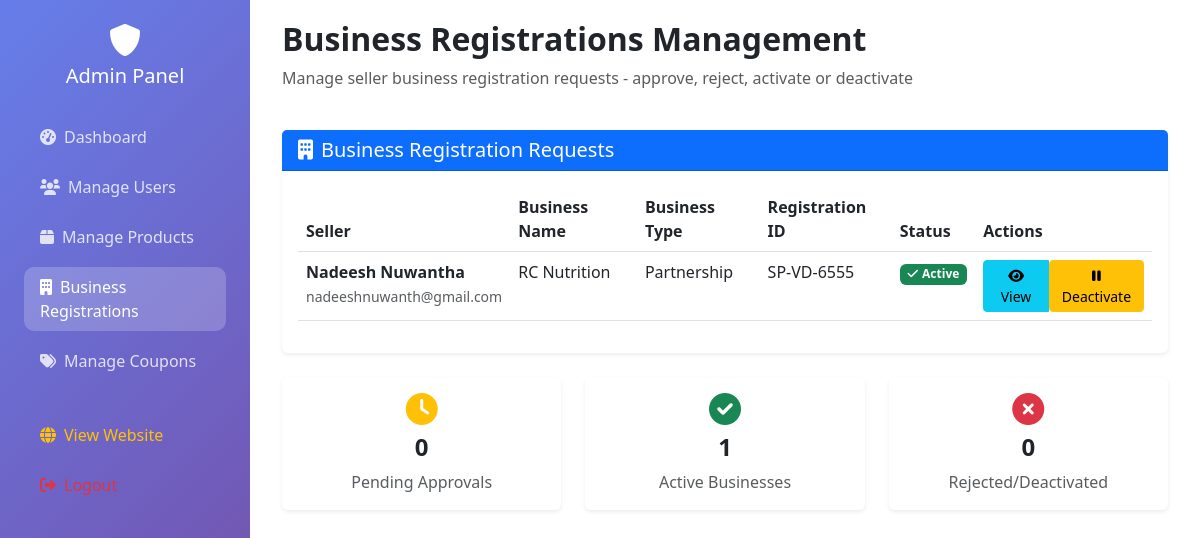
/admin/business-registrations.php (signed in), run on an earlier commit of the app's database.
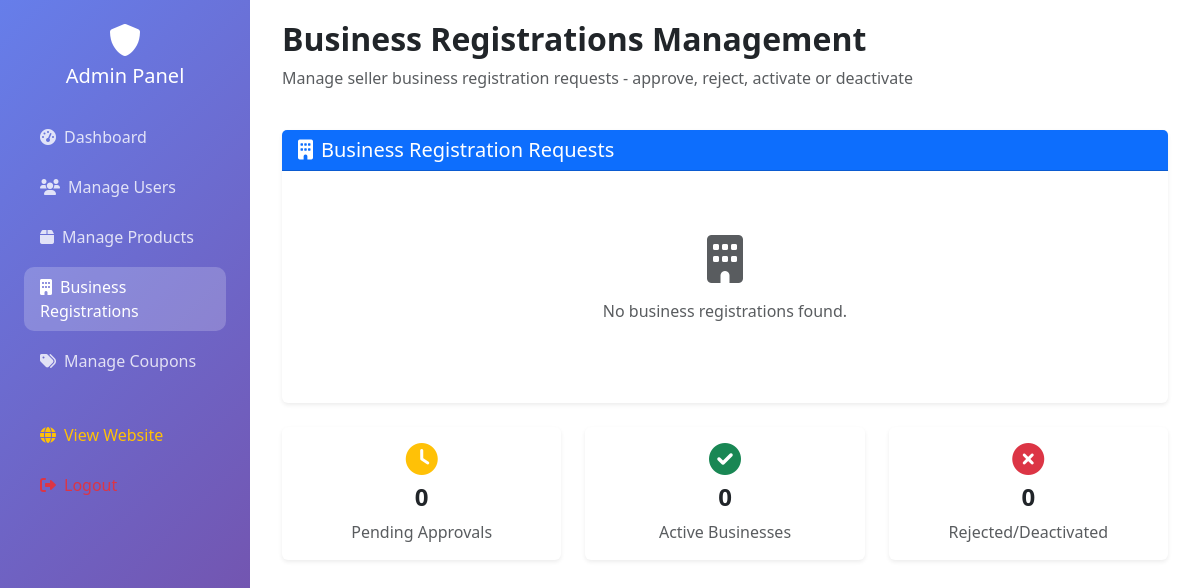
And on a later commit of the database.
### tables this page shows
CREATE TABLE IF NOT EXISTS `businessregistration` (
  `id` int UNSIGNED NOT NULL AUTO_INCREMENT,
  `user_id` varchar(30) NOT NULL,
  `bname` varchar(30) NOT NULL,
  `date` date NOT NULL,
  `bnumber` int NOT NULL,
  `bregid` varchar(15) NOT NULL,
  `btype` varchar(255) NOT NULL,
  `bcertificate` varchar(255) NOT NULL,
  `blogo` varchar(255) DEFAULT NULL,
  `approve` tinyint(1) NOT NULL DEFAULT '0',
  PRIMARY KEY (`id`),
  KEY `fk_business_user` (`user_id`)
);

CREATE TABLE IF NOT EXISTS `users` (
  `id` int NOT NULL AUTO_INCREMENT,
  `user_id` varchar(30) NOT NULL,
  `firstname` varchar(20) NOT NULL,
  `lastname` varchar(20) NOT NULL,
  `username` varchar(30) NOT NULL,
  `email` varchar(100) NOT NULL,
  `password` varchar(255) NOT NULL,
  `image` varchar(255) DEFAULT NULL,
  `type` varchar(20) NOT NULL,
  `approve` tinyint(1) NOT NULL DEFAULT '0',
  PRIMARY KEY (`id`),
  UNIQUE KEY `uq_users_user_id` (`user_id`),
  UNIQUE KEY `uq_users_email` (`email`)
);

### admin/business-registrations.php (the view, shortened to what the changed rows need)
<?php
include_once("../include/connection.php");
$registrations_query = "SELECT br.*, u.firstname, u.lastname, u.email, u.username
                       FROM businessregistration br
                       JOIN users u ON br.user_id = u.user_id
                       ORDER BY br.id DESC";
$registrations_result = mysqli_query($conn, $registrations_query);
?>
<!DOCTYPE html>
<html lang="en">
<head>
    <link href="https://cdn.jsdelivr.net/npm/bootstrap@5.3.0/dist/css/bootstrap.min.css" rel="stylesheet">
    <link rel="stylesheet" href="https://cdnjs.cloudflare.com/ajax/libs/font-awesome/6.0.0/css/all.min.css">
</head>
<body>
    <div class="main-content">
        <div class="container-fluid">
            <div class="row mb-4">
                <div class="col-12">
                    <h2 class="fw-bold text-dark">Business Registrations Management</h2>
                </div>
            </div>
            <div class="card border-0 shadow-sm">
                <div class="card-body">
                    <?php if(mysqli_num_rows($registrations_result) > 0): ?>
                        <div class="table-responsive">
                            <table class="table table-hover">
                                <thead>
                                    <tr>
                                        <th>Seller</th>
                                        <th>Business Name</th>
                                        <th>Business Type</th>
                                        <th>Registration ID</th>
                                        <th>Status</th>
                                        <th>Actions</th>
                                    </tr>
                                </thead>
                                <tbody>
                                    <?php while($row = mysqli_fetch_assoc($registrations_result)): ?>
                                    <tr>
                                        <td>
                                            <strong><?php echo $row['firstname'] . ' ' . $row['lastname']; ?></strong><br>
                                            <small class="text-muted"><?php echo $row['email']; ?></small>
                                        </td>
                                        <td><?php echo $row['bname']; ?></td>
                                        <td><?php echo $row['btype']; ?></td>
                                        <td><?php echo $row['bregid']; ?></td>
                                        <td>
                                            <?php if($row['approve'] == 1): ?>
                                                <span class="badge bg-success"><i class="fas fa-check me-1"></i>Active</span>
                                            <?php elseif($row['approve'] == -1): ?>
                                                <span class="badge bg-danger"><i class="fas fa-times me-1"></i>Rejected</span>
                                            <?php else: ?>
                                                <span class="badge bg-warning"><i class="fas fa-clock me-1"></i>Pending</span>
                                            <?php endif; ?>
                                        </td>
                                        <td>
                                            <div class="btn-group" role="group">
                                                <button class="btn btn-sm btn-info" data-bs-toggle="modal" data-bs-target="#viewModal<?php echo $row['user_id']; ?>">
                                                    <i class="fas fa-eye"></i> View
                                                </button>
                                                <?php if($row['approve'] == 0): ?>
                                                    <form method="POST" style="display: inline;">
                                                        <input type="hidden" name="user_id" value="<?php echo $row['user_id']; ?>">
                                                        <button type="submit" name="action" value="approve" class="btn btn-sm btn-success" onclick="return confirm('Approve this business registration?')">
                                                            <i class="fas fa-check"></i> Approve
                                                        </button>
                                                        <button type="submit" name="action" value="reject" class="btn btn-sm btn-danger" onclick="return confirm('Reject this business registration?')">
                                                            <i class="fas fa-times"></i> Reject
                                                        </button>
                                                    </form>
                                                <?php elseif($row['approve'] == 1): ?>
                                                    <form method="POST" style="display: inline;">
                                                        <button type="submit" name="action" value="deactivate" class="btn btn-sm btn-warning" onclick="return confirm('Deactivate this business registration? The seller will not be able to sell products.')">
                                                            <i class="fas fa-pause"></i> Deactivate
                                                        </button>
                                                    </form>
                                                <?php endif; ?>
                                            </div>
                                        </td>
                                    </tr>
                                    <?php endwhile; ?>
                                </tbody>
                            </table>
                        </div>
                    <?php else: ?>
                        <div class="text-center py-5">
                            <i class="fas fa-building fa-3x text-muted mb-3"></i>
                            <p class="text-muted">No business registrations found.</p>
                        </div>
                    <?php endif; ?>
                </div>
            </div>
            <div class="row mt-4">
                <?php
                $active_count = mysqli_num_rows(mysqli_query($conn, "SELECT * FROM businessregistration WHERE approve = 1"));
                ?>
                <div class="col-md-4">
                    <div class="card border-0 shadow-sm">
                        <div class="card-body text-center">
                            <i class="fas fa-check-circle fa-2x text-success mb-2"></i>
                            <h4 class="fw-bold"><?php echo $active_count; ?></h4>
                            <p class="text-muted mb-0">Active Businesses</p>
                        </div>
                    </div>
                </div>
            </div>
        </div>
    </div>
</body>
</html>

What changed in the data, as far as the page shows it:
removed businessregistration: users.firstname "Nadeesh", users.lastname "Nuwantha", users.email "nadeeshnuwanth@gmail.com", bname "RC Nutrition", btype "Partnership", bregid "SP-VD-6555", approve 1 (drawn)
Also different on the page:
$active_count: "1" → "0"
text no longer shown: "Seller Business Name Business Type Registration ID Status Actions"
text now shown: "No business registrations found."
